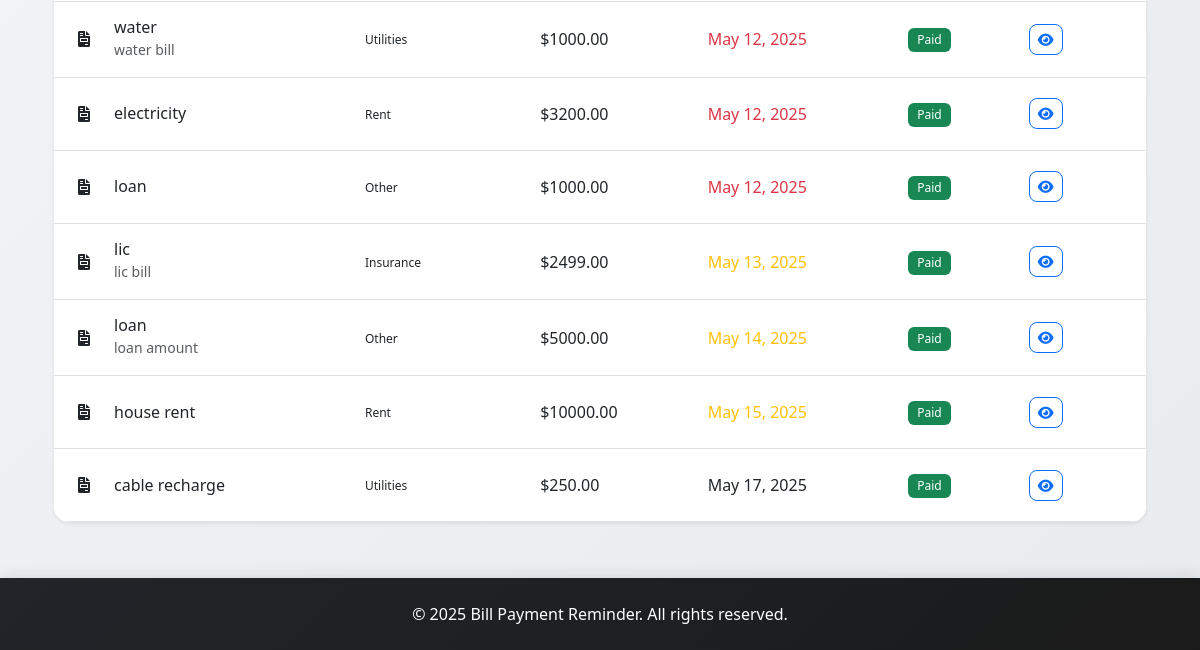
Before: /bills/ (signed in, lower part) with the older database file.
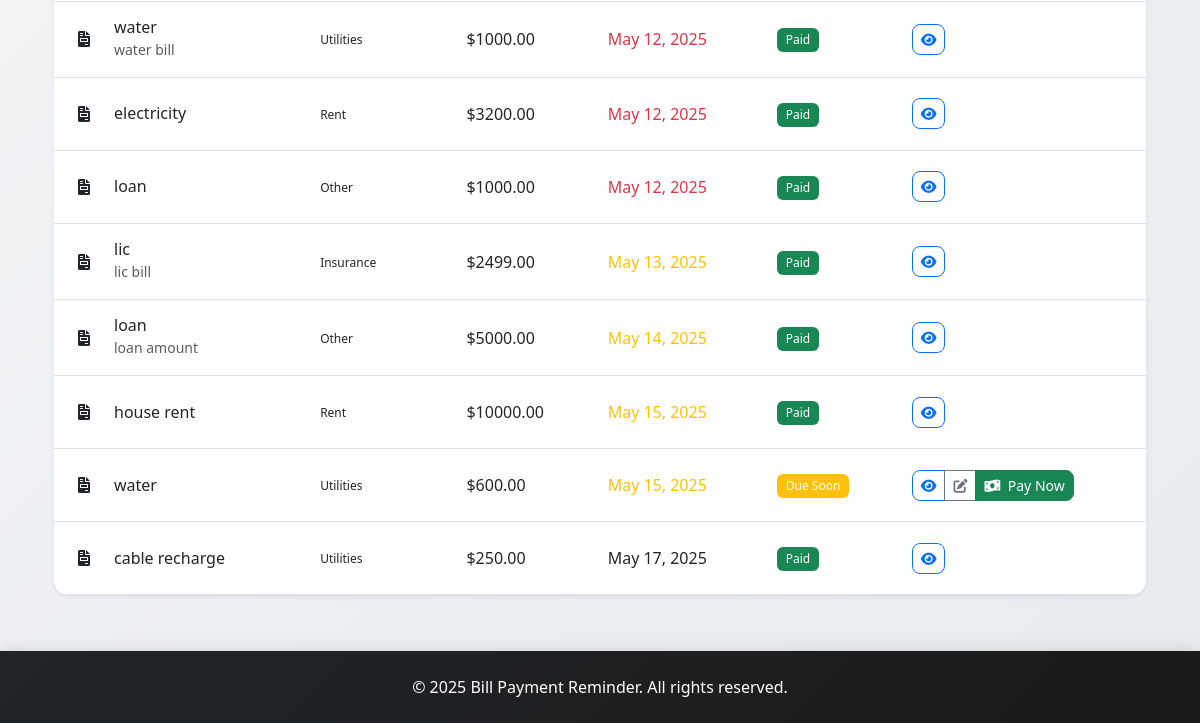
After: the same page with the newer database file.
### app/models.py (models this page shows, shortened)
class Bill(models.Model):
    CATEGORY_CHOICES = [
        ('utilities', 'Utilities'),
        ('rent', 'Rent'),
        ('insurance', 'Insurance'),
        ('subscription', 'Subscription'),
        ('other', 'Other'),
    ]
    PAYMENT_STATUS_CHOICES = [
        ('pending', 'Pending'),
        ('paid', 'Paid'),
        ('overdue', 'Overdue'),
    ]
    user = models.ForeignKey(User, on_delete=models.CASCADE)
    title = models.CharField(max_length=200)
    description = models.TextField(blank=True)
    amount = models.DecimalField(max_digits=10, decimal_places=2)
    due_date = models.DateField()
    category = models.CharField(max_length=20, choices=CATEGORY_CHOICES)
    payment_status = models.CharField(max_length=20, choices=PAYMENT_STATUS_CHOICES, default='pending')
    paid_date = models.DateTimeField(null=True, blank=True)
    created_at = models.DateTimeField(auto_now_add=True)
    updated_at = models.DateTimeField(auto_now=True)
    reminder_sent = models.BooleanField(default=False)
    last_reminder_sent = models.DateTimeField(null=True, blank=True)

### app/views.py (the view)
# urls.py: path('bills/', views.bill_list, name='bill_list'),
@login_required
def bill_list(request):
    bills = Bill.objects.filter(user=request.user)
    category = request.GET.get('category')
    status = request.GET.get('status')
    search = request.GET.get('search')
    sort_by = request.GET.get('sort_by', 'due_date')
    if category:
        bills = bills.filter(category=category)
    if status:
        bills = bills.filter(payment_status=status)
    if search:
        bills = bills.filter(title__icontains=search)
    if sort_by == 'amount':
        bills = bills.order_by('amount')
    elif sort_by == 'created_at':
        bills = bills.order_by('-created_at')
    else:  # default to due_date
        bills = bills.order_by('due_date')
    categories = Bill.CATEGORY_CHOICES
    statuses = Bill.PAYMENT_STATUS_CHOICES
    today = timezone.now().date()
    for bill in bills:
        bill.is_overdue = bill.due_date < today
        bill.is_due_soon = (bill.due_date - today).days <= 3
    context = {
        'bills': bills,
        'categories': categories,
        'statuses': statuses,
        'current_category': category,
        'current_status': status,
        'current_search': search,
        'current_sort': sort_by,
    }
    return render(request, 'app/bill_list.html', context)

### app/templates/app/bill_list.html (shortened to what the changed rows need)
{% extends 'app/base.html' %}
{% block content %}
<div class="container-fluid py-4">
    <div class="row">
        <div class="col-12">
            <div class="card border-0 shadow-sm">
                <div class="card-body p-0">
                    {% if bills %}
                        <div class="table-responsive">
                            <table class="table table-hover mb-0">
                                <tbody>
                                    {% for bill in bills %}
                                        <tr>
                                            <td>
                                                <div class="d-flex align-items-center">
                                                    <div class="flex-shrink-0">
                                                        <div class="bg-{{ bill.category }} bg-opacity-10 rounded-circle p-2">
                                                            <i class="fas fa-file-invoice text-dark"></i>
                                                        </div>
                                                    </div>
                                                    <div class="flex-grow-1 ms-3">
                                                        <h6 class="mb-0">{{ bill.title }}</h6>
                                                        {% if bill.description %}
                                                            <small class="text-muted">{{ bill.description|truncatechars:50 }}</small>
                                                        {% endif %}
                                                    </div>
                                                </div>
                                            </td>
                                            <td>
                                                <span class="badge bg-{{ bill.category }} bg-opacity-10 text-dark">
                                                    {{ bill.get_category_display }}
                                                </span>
                                            </td>
                                            <td>${{ bill.amount }}</td>
                                            <td>
                                                <span class="{% if bill.is_overdue %}text-danger{% elif bill.is_due_soon %}text-warning{% endif %}">
                                                    {{ bill.due_date|date:"M d, Y" }}
                                                </span>
                                            </td>
                                            <td>
                                                {% if bill.payment_status == 'paid' %}
                                                    <span class="badge bg-success">Paid</span>
                                                {% elif bill.is_overdue %}
                                                    <span class="badge bg-danger">Overdue</span>
                                                {% elif bill.is_due_soon %}
                                                    <span class="badge bg-warning">Due Soon</span>
                                                {% else %}
                                                    <span class="badge bg-info">Pending</span>
                                                {% endif %}
                                            </td>
                                            <td>
                                                <div class="btn-group">
                                                    <a href="{% url 'bill_detail' bill.id %}" class="btn btn-sm btn-outline-primary">
                                                        <i class="fas fa-eye"></i>
                                                    </a>
                                                    {% if bill.payment_status != 'paid' %}
                                                        <a href="{% url 'bill_update' bill.id %}" class="btn btn-sm btn-outline-secondary">
                                                            <i class="fas fa-edit"></i>
                                                        </a>
                                                        <a href="{% url 'initiate_payment' bill.id %}" class="btn btn-sm btn-success">
                                                            <i class="fas fa-money-bill-wave me-1"></i> Pay Now
                                                        </a>
                                                    {% endif %}
                                                </div>
                                            </td>
                                        </tr>
                                    {% endfor %}
                                </tbody>
                            </table>
                        </div>
                    {% endif %}
                </div>
            </div>
        </div>
    </div>
</div>
{% endblock %}

Changed rows visible on the page:
added Bill: title "water", category "Utilities", amount "600.00", due_date "May 15, 2025", payment_status "Due Soon"
